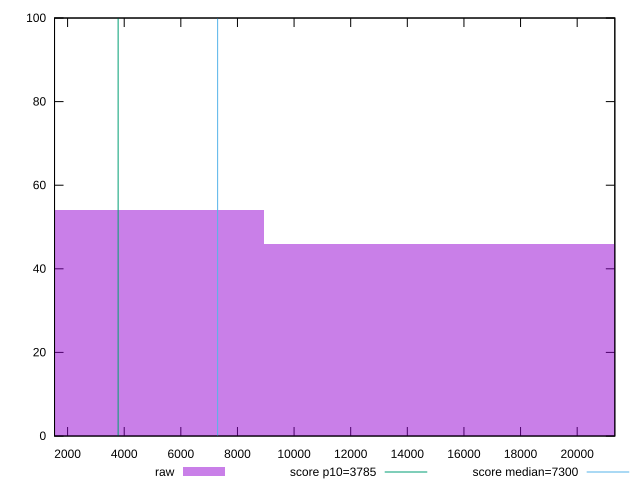

The script that saved this image:
reset

$raw <<EOF
0 54
17871.79509550436 46
EOF

set key outside below
set boxwidth 17871.79509550436
set xrange [1538.8600000000001:21329.5455]
set yrange [0:100]
set trange [0:100]
set style fill transparent solid 0.5 noborder

set parametric
set terminal svg size 640, 490 enhanced background rgb 'white'
set output "reports/report_00028_2021-02-24T12-49-42.674Z/interactive/samples/card/raw/histogram.svg"

plot $raw title "raw" with boxes, \
     3785,t title "score p10=3785", \
     7300,t title "score median=7300"

reset
